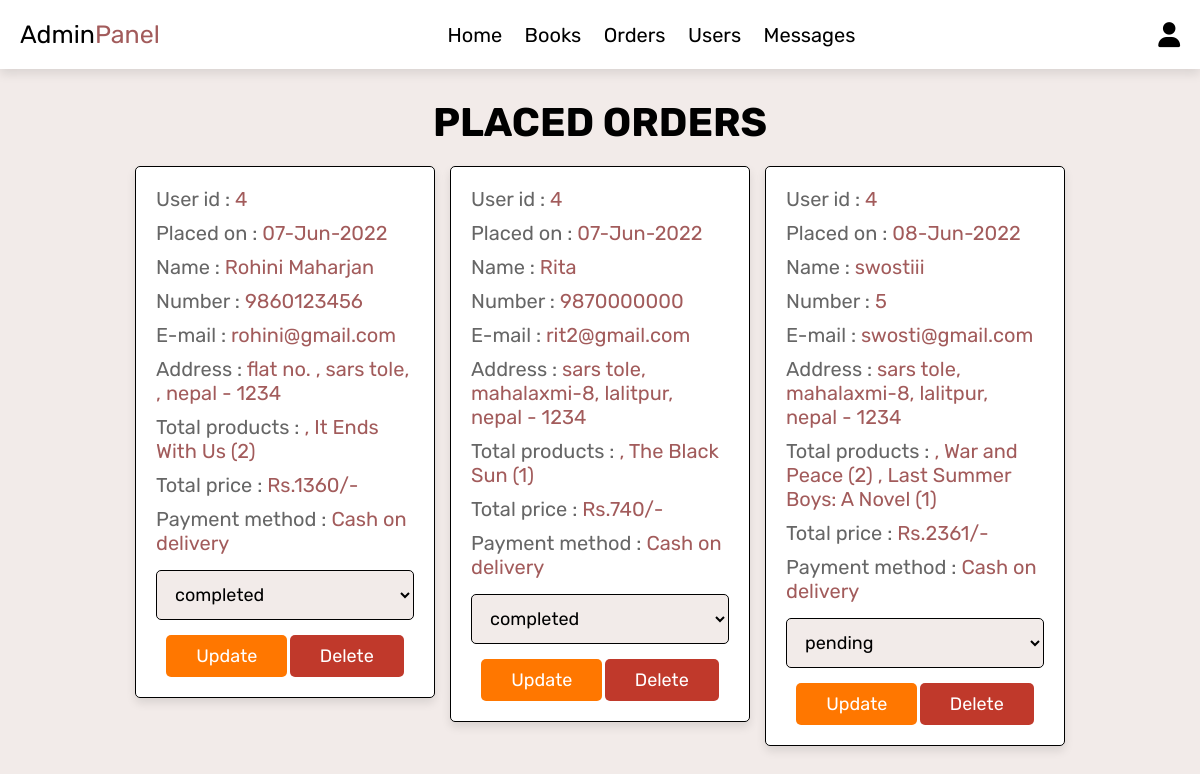
Screenshot of /admin_orders.php (signed in) with the database file from the repository.
### tables this page shows
CREATE TABLE `orders` (
  `id` int(100) NOT NULL,
  `user_id` int(100) NOT NULL,
  `name` varchar(100) NOT NULL,
  `number` varchar(12) NOT NULL,
  `email` varchar(100) NOT NULL,
  `method` varchar(50) NOT NULL,
  `address` varchar(500) NOT NULL,
  `total_products` varchar(1000) NOT NULL,
  `total_price` int(100) NOT NULL,
  `placed_on` varchar(50) NOT NULL,
  `payment_status` varchar(20) NOT NULL DEFAULT 'pending'
);

### admin_orders.php (the view, shortened to what this page needs)
<?php
include 'config.php';
?>
<!DOCTYPE html>
<html lang="en">
<head>
   <link rel="stylesheet" href="https://cdnjs.cloudflare.com/ajax/libs/font-awesome/6.0.0/css/all.min.css">
   <link rel="stylesheet" href="css/admin_style.css">
</head>
<body>
<?php include 'admin_header.php'; ?>
<section class="orders">
   <h1 class="title">Placed orders</h1>
   <div class="box-container">
      <?php
      $select_orders = mysqli_query($conn, "SELECT * FROM `orders`") or die('query failed');
      if(mysqli_num_rows($select_orders) > 0){
         while($fetch_orders = mysqli_fetch_assoc($select_orders)){
      ?>
      <div class="box">
         <p> User id : <span><?php echo $fetch_orders['user_id']; ?></span> </p>
         <p> Placed on : <span><?php echo $fetch_orders['placed_on']; ?></span> </p>
         <p> Name : <span><?php echo $fetch_orders['name']; ?></span> </p>
         <p> Number : <span><?php echo $fetch_orders['number']; ?></span> </p>
         <p> E-mail : <span><?php echo $fetch_orders['email']; ?></span> </p>
         <p> Address : <span><?php echo $fetch_orders['address']; ?></span> </p>
         <p> Total products : <span><?php echo $fetch_orders['total_products']; ?></span> </p>
         <p> Total price : <span>Rs.<?php echo $fetch_orders['total_price']; ?>/-</span> </p>
         <p> Payment method : <span><?php echo $fetch_orders['method']; ?></span> </p>
         <form action="" method="post">
            <select name="update_payment">
               <option value="" selected disabled><?php echo $fetch_orders['payment_status']; ?></option>
            </select>
            <input type="submit" value="update" name="update_order" class="option-btn">
            <a href="admin_orders.php?delete=<?php echo $fetch_orders['id']; ?>" onclick="return confirm('Delete this order?');" class="delete-btn">Delete</a>
         </form>
      </div>
      <?php
         }
      }else{
         echo '<p class="empty">No orders placed yet!</p>';
      }
      ?>
   </div>
</section>
</body>
</html>

### css/admin_style.css (style rules this page uses)
:root { --purple:#A25B5B; --red:#c0392b; --orange:#FF7700; --black:#000000; --white:#fff; --light-color:#666; --light-white:#ccc; --light-bg:#f2ebe9; --border:.1rem solid var(--black); --box-shadow:0 .5rem 1rem rgba(0,0,0,.1); }
* { font-family: 'Rubik', sans-serif; margin:0; padding:0; box-sizing: border-box; outline: none; border:none; text-decoration: none; transition:all .2s linear; }
html { font-size: 62.5%; overflow-x: hidden; }
body { background-color: var(--light-bg); }
section { padding:3rem 2rem; }
.title { text-align: center; margin-bottom: 2rem; text-transform: uppercase; color:var(--black); font-size: 4rem; }
.btn, .option-btn, .delete-btn, .white-btn { display: inline-block; margin-top: 1rem; padding:1rem 3rem; cursor: pointer; color:var(--white); font-size: 1.8rem; border-radius: .5rem; text-transform: capitalize; }
.option-btn { background-color: var(--orange); }
.delete-btn { background-color: var(--red); }
.orders .box-container { display: grid; grid-template-columns: repeat(auto-fit, 30rem); justify-content: center; gap:1.5rem; max-width: 1200px; margin:0 auto; align-items: flex-start; }
.orders .box-container .box { background-color: var(--white); padding:2rem; border:var(--border); box-shadow: var(--box-shadow); border-radius: .5rem; }
.orders .box-container .box p { padding-bottom: 1rem; font-size: 2rem; color:var(--light-color); }
.orders .box-container .box p span { color:var(--purple); }
.orders .box-container .box form { text-align: center; }
.orders .box-container .box form select { border-radius: .5rem; margin:.5rem 0; width: 100%; background-color: var(--light-bg); border:var(--border); padding:1.2rem 1.4rem; font-size: 1.8rem; color:var(--black); }

### rows the page displays
orders: user "4", placed_on "07-Jun-2022", name "Rohini Maharjan", number "9860123456", email "rohini@gmail.com", address "flat no. , sars tole, , nepal - 1234", total_products ", It Ends With Us (2)", total_price "1360", method "Cash on delivery", update_payment "completed"
orders: user "4", placed_on "07-Jun-2022", name "Rita", number "9870000000", email "rit2@gmail.com", address "sars tole, mahalaxmi-8, lalitpur, nepal - 1234", total_products ", The Black Sun (1)", total_price "740", method "Cash on delivery", update_payment "completed"
orders: user "4", placed_on "08-Jun-2022", name "swostiii", number "5", email "swosti@gmail.com", address "sars tole, mahalaxmi-8, lalitpur, nepal - 1234", total_products ", War and Peace (2) , Last Summer Boys: A Novel (1)", total_price "2361", method "Cash on delivery", update_payment "pending"
